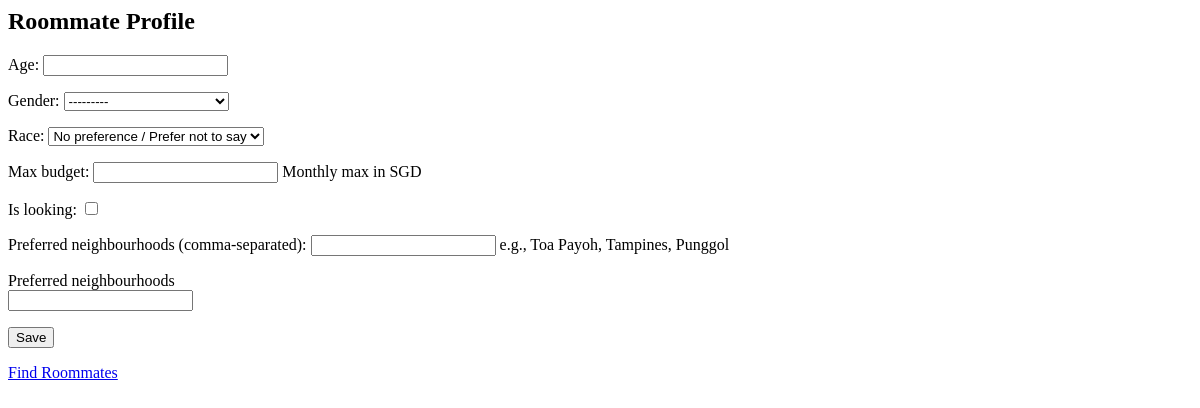
Before: /accounts/roommate/profile/ (signed in) with the older database file.
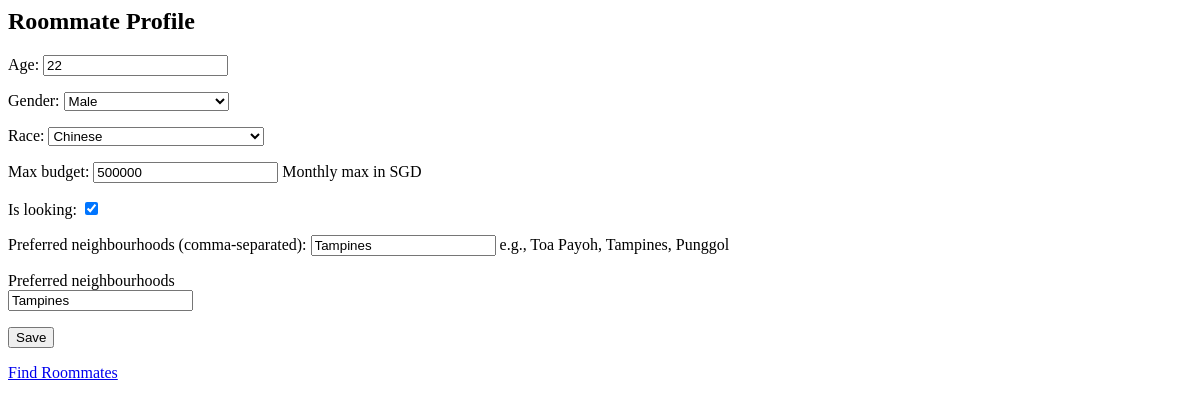
After: the same page with the newer database file.
### accounts/models.py (models this page shows, shortened)
class RoommateProfile(models.Model):
    user = models.OneToOneField(settings.AUTH_USER_MODEL, on_delete=models.CASCADE, related_name="roommate_profile")
    age = models.PositiveIntegerField(null=True, blank=True)
    gender = models.CharField(max_length=16, choices=GENDER_CHOICES, blank=True)
    race = models.CharField(max_length=16, choices=RACE_CHOICES, default="-", blank=True)
    max_budget = models.PositiveIntegerField(null=True, blank=True, help_text="Monthly max in SGD")
    preferred_neighbourhoods = models.JSONField(default=list, blank=True)
    is_looking = models.BooleanField(default=False)
    created_at = models.DateTimeField(auto_now_add=True)
    updated_at = models.DateTimeField(auto_now=True)

### accounts/views.py (the view)
# urls.py: path('roommate/profile/', views.roommate_profile_edit, name='roommate_profile_edit'),
@login_required
def roommate_profile_edit(request):
    profile, _ = RoommateProfile.objects.get_or_create(user=request.user)
    if request.method == "POST":
        form = RoommateProfileForm(request.POST, instance=profile)
        if form.is_valid():
            p = form.save(commit=False)
            p.preferred_neighbourhoods = form.cleaned_data.get("preferred_neighbourhoods", [])
            p.save()
            messages.success(request, "Roommate profile updated.")
            return redirect("roommate_profile_edit")
    else:
        initial_csv = ", ".join(profile.preferred_neighbourhoods or [])
        form = RoommateProfileForm(instance=profile, initial={"neighbourhoods_csv": initial_csv})
    return render(request, "accounts/roommate_profile_edit.html", {"form": form})

### accounts/forms.py (shortened to what this page needs)
class RoommateProfileForm(forms.ModelForm):
    neighbourhoods_csv = forms.CharField(
        required=False,
        label="Preferred neighbourhoods (comma-separated)",
        help_text="e.g., Toa Payoh, Tampines, Punggol",
    )
    class Meta:
        model = RoommateProfile
        fields = ["age", "gender", "race", "max_budget", "is_looking"]
        widgets = {
            "gender": forms.Select(choices=GENDER_CHOICES),
            "race": forms.Select(choices=RACE_CHOICES),
        }

### accounts/templates/accounts/roommate_profile_edit.html
<h2>Roommate Profile</h2>
<form method="post">{% csrf_token %}
  {{ form.as_p }}
  <p>
    <label for="id_neighbourhoods_csv">Preferred neighbourhoods</label><br>
    <input type="text" name="neighbourhoods_csv" id="id_neighbourhoods_csv" value="{{ form.initial.neighbourhoods_csv }}">
  </p>
  <button type="submit">Save</button>
</form>
<p><a href="{% url 'sharing_request' %}">Find Roommates</a></p>

Changed rows visible on the page:
changed RoommateProfile: age (not shown) → "22"; gender "---------" → "Male"; race "No preference / Prefer not to say" → "Chinese"; max_budget (not shown) → "500000"; is_looking "☐" → "☑"
Other visible differences:
form field neighbourhoods_csv: (not shown) → "Tampines"
